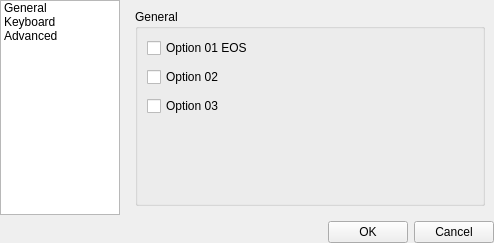
<?xml version="1.0" encoding="UTF-8"?>
<ui version="4.0">
 <class>Preferences</class>
 <widget class="QWidget" name="Preferences">
  <property name="geometry">
   <rect>
    <x>0</x>
    <y>0</y>
    <width>494</width>
    <height>243</height>
   </rect>
  </property>
  <property name="sizePolicy">
   <sizepolicy hsizetype="Preferred" vsizetype="Fixed">
    <horstretch>0</horstretch>
    <verstretch>0</verstretch>
   </sizepolicy>
  </property>
  <property name="windowTitle">
   <string>Form</string>
  </property>
  <layout class="QVBoxLayout" name="verticalLayout">
   <property name="leftMargin">
    <number>0</number>
   </property>
   <property name="topMargin">
    <number>0</number>
   </property>
   <property name="rightMargin">
    <number>0</number>
   </property>
   <property name="bottomMargin">
    <number>0</number>
   </property>
   <item>
    <layout class="QHBoxLayout" name="horizontalLayout_3">
     <item>
      <widget class="QListWidget" name="listWidget">
       <property name="maximumSize">
        <size>
         <width>120</width>
         <height>16777215</height>
        </size>
       </property>
       <item>
        <property name="text">
         <string>General</string>
        </property>
       </item>
       <item>
        <property name="text">
         <string>Keyboard</string>
        </property>
       </item>
       <item>
        <property name="text">
         <string>Advanced</string>
        </property>
       </item>
      </widget>
     </item>
     <item>
      <widget class="QStackedWidget" name="stackedWidget">
       <property name="focusPolicy">
        <enum>Qt::ClickFocus</enum>
       </property>
       <property name="currentIndex">
        <number>0</number>
       </property>
       <widget class="QWidget" name="generalPage">
        <layout class="QVBoxLayout" name="verticalLayout_7">
         <item>
          <widget class="QGroupBox" name="verticalGroupBox_2">
           <property name="enabled">
            <bool>true</bool>
           </property>
           <property name="autoFillBackground">
            <bool>true</bool>
           </property>
           <property name="title">
            <string>General</string>
           </property>
           <property name="flat">
            <bool>false</bool>
           </property>
           <layout class="QVBoxLayout" name="verticalLayout_8">
            <property name="spacing">
             <number>9</number>
            </property>
            <property name="leftMargin">
             <number>9</number>
            </property>
            <property name="topMargin">
             <number>9</number>
            </property>
            <property name="rightMargin">
             <number>9</number>
            </property>
            <item>
             <widget class="QCheckBox" name="checkBoxA">
              <property name="text">
               <string>Option 01 EOS</string>
              </property>
             </widget>
            </item>
            <item>
             <widget class="QCheckBox" name="checkBoxB">
              <property name="text">
               <string>Option 02</string>
              </property>
             </widget>
            </item>
            <item>
             <widget class="QCheckBox" name="checkBoxC">
              <property name="text">
               <string>Option 03</string>
              </property>
             </widget>
            </item>
            <item>
             <spacer name="verticalSpacer">
              <property name="orientation">
               <enum>Qt::Vertical</enum>
              </property>
              <property name="sizeHint" stdset="0">
               <size>
                <width>20</width>
                <height>40</height>
               </size>
              </property>
             </spacer>
            </item>
           </layout>
          </widget>
         </item>
        </layout>
       </widget>
       <widget class="QWidget" name="keyboardPage">
        <property name="autoFillBackground">
         <bool>true</bool>
        </property>
        <layout class="QVBoxLayout" name="verticalLayout_6">
         <item>
          <widget class="QLabel" name="label_2">
           <property name="text">
            <string>Keyboard</string>
           </property>
          </widget>
         </item>
         <item>
          <spacer name="verticalSpacer_3">
           <property name="orientation">
            <enum>Qt::Vertical</enum>
           </property>
           <property name="sizeHint" stdset="0">
            <size>
             <width>20</width>
             <height>40</height>
            </size>
           </property>
          </spacer>
         </item>
        </layout>
       </widget>
       <widget class="QWidget" name="advancedPage">
        <property name="autoFillBackground">
         <bool>true</bool>
        </property>
        <layout class="QVBoxLayout" name="verticalLayout_10">
         <item>
          <widget class="QLabel" name="label">
           <property name="text">
            <string>Advanced</string>
           </property>
          </widget>
         </item>
         <item>
          <spacer name="verticalSpacer_2">
           <property name="orientation">
            <enum>Qt::Vertical</enum>
           </property>
           <property name="sizeHint" stdset="0">
            <size>
             <width>20</width>
             <height>40</height>
            </size>
           </property>
          </spacer>
         </item>
        </layout>
       </widget>
      </widget>
     </item>
    </layout>
   </item>
   <item>
    <layout class="QHBoxLayout" name="horizontalLayout">
     <item>
      <spacer name="horizontalSpacer">
       <property name="orientation">
        <enum>Qt::Horizontal</enum>
       </property>
       <property name="sizeHint" stdset="0">
        <size>
         <width>40</width>
         <height>20</height>
        </size>
       </property>
      </spacer>
     </item>
     <item>
      <widget class="QPushButton" name="okButton">
       <property name="text">
        <string>OK</string>
       </property>
      </widget>
     </item>
     <item>
      <widget class="QPushButton" name="cancelButton">
       <property name="text">
        <string>Cancel</string>
       </property>
      </widget>
     </item>
    </layout>
   </item>
  </layout>
 </widget>
 <resources/>
 <connections>
  <connection>
   <sender>listWidget</sender>
   <signal>currentRowChanged(int)</signal>
   <receiver>stackedWidget</receiver>
   <slot>setCurrentIndex(int)</slot>
   <hints>
    <hint type="sourcelabel">
     <x>69</x>
     <y>134</y>
    </hint>
    <hint type="destinationlabel">
     <x>451</x>
     <y>134</y>
    </hint>
   </hints>
  </connection>
 </connections>
</ui>
